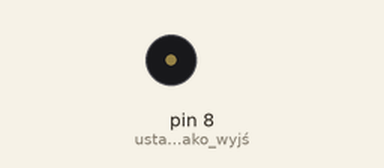
This sketch was run on a simulated Arduino Uno, built with avr-gcc and run on an emulated ATmega328P. On the bench: buzzer (waves = sounding).

Above: at 0.1 s.
Timing chart, 0 to 1.6 s (numbered marks = the images above):
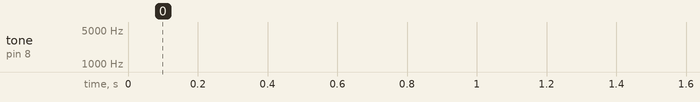

The sketch:

_3_3bb.ino
```cpp
void setup() 			// początkowa konfiguracja – część przygotowująca
{					// układ do działania
    pinMode(8, OUTPUT);		// ustawienie pinu jako wyjście
}
void loop()				// główna pętla
{
     tone(8, 2193, 4);			// generowanie przebiegu prostokątnego z określoną częstotliwością 					// tone(pin, częstotliwość, czas trwania)
    delayMicroseconds(1000);	// czekaj wyznaczony czas
    noTone(8);			// zatrzymanie generowania przebiegu na pinie 8
    delayMicroseconds(1000);	// czekaj wyznaczony czas
}
```
